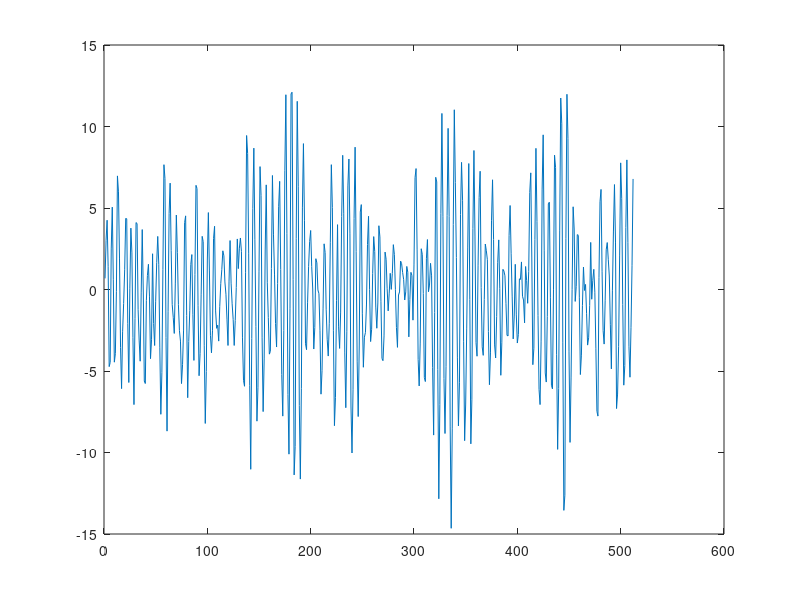
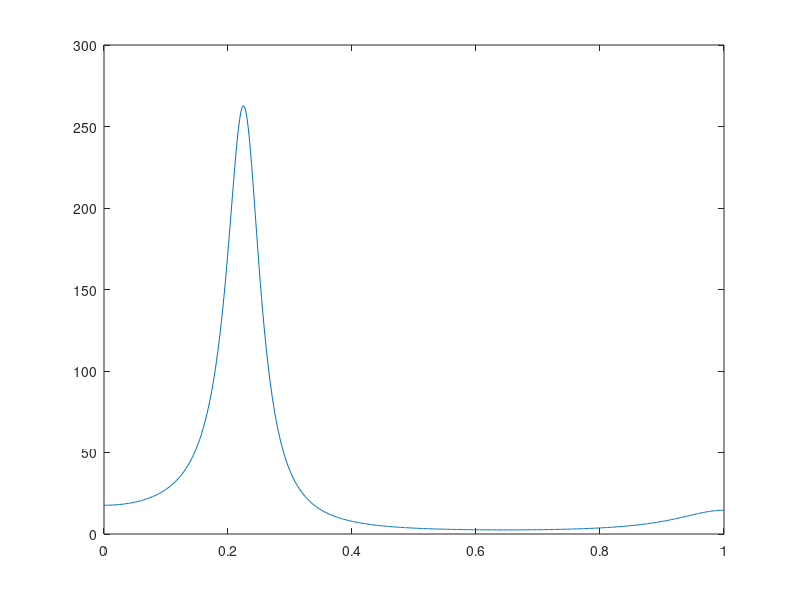
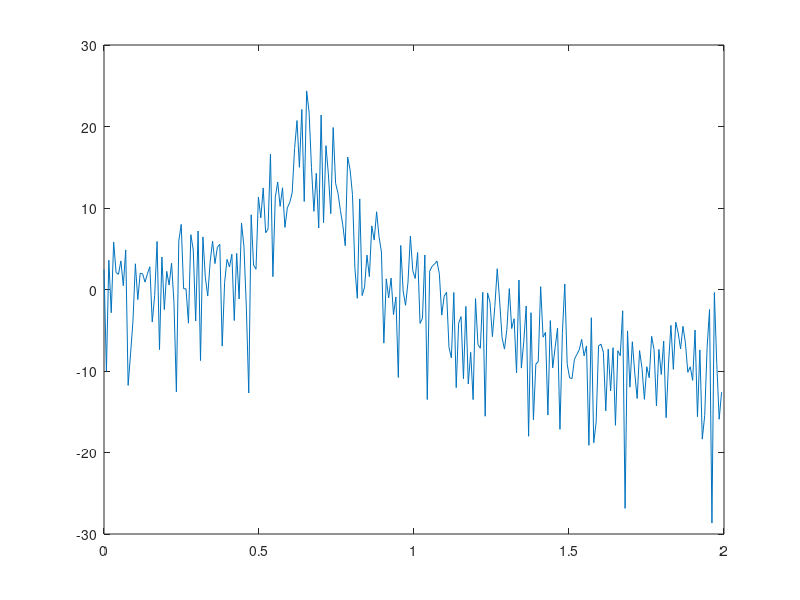

Source code (MATLAB) for these figures, in order:
clear all;
clc;

N = 512;
% n = [0:N-1];
vn = randn(1, N);

x = zeros(1, N);
x(1, 1) = 2*randn;
x(1, 2) = 0.95*x(1, 1) + 2*randn;
for n = 3:N
    x(1, n) = 0.95*x(1, n-1) - 0.9025*x(1, n-2) + 2*randn;
end
figure(1);
plot(x);

 w = 0:pi/N:pi;
 j = sqrt(-1);
 
P = 4./(abs(1 + (-0.95)*exp(-j*w) + (0.9025)*exp(-j*3*w)));
P = P.^2;
figure(2);
 plot(w/pi, P);
 
 pe = periodogram(x);
 
    pe = 10 * log10(pe);
    l = length(pe); %1024
    norP = ([0:(l-1)]/l *2 * pi)/pi;
    
 figure(3);
 plot(norP,pe);